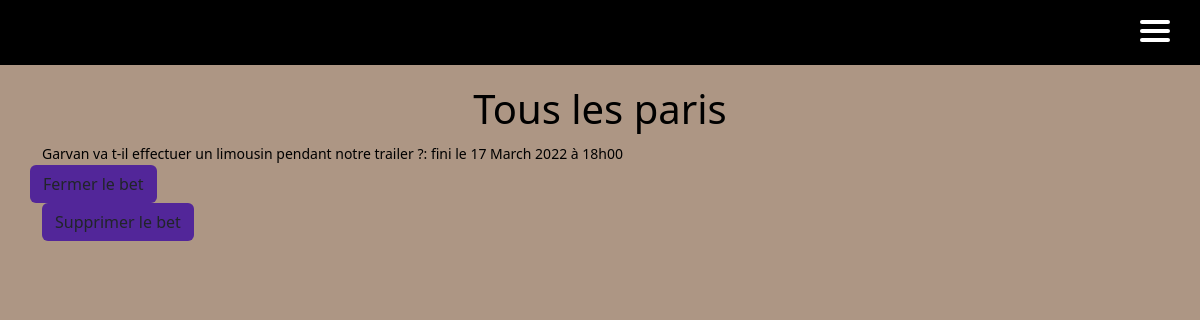
The app's page /staff/betSuperUser/ (signed in), older data.
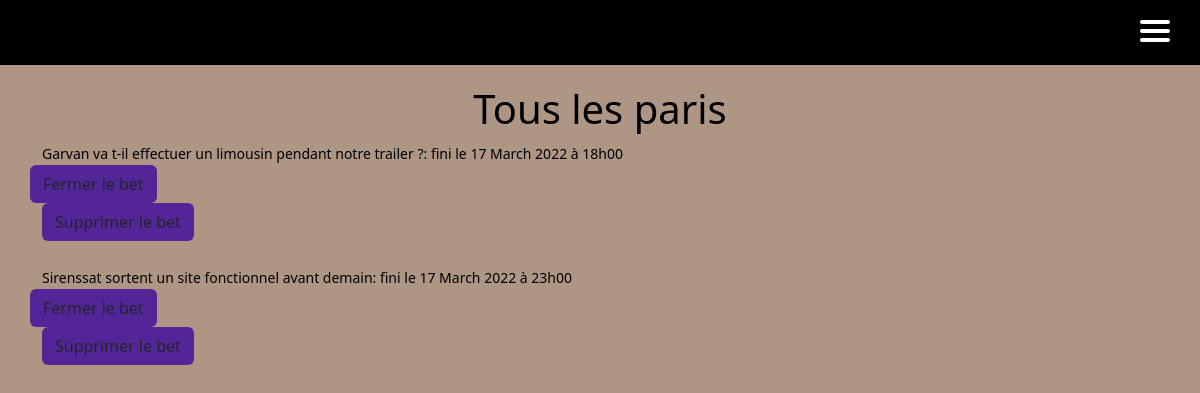
The same page, newer data.
### main_app/models.py (models this page shows)
class Bets(models.Model):
    id = models.AutoField(primary_key=True, unique=True)
    bet_name = models.CharField(max_length=256, unique=True)
    win_rate = models.DecimalField(max_digits=4, decimal_places=2, default=2.00)
    win_vote = models.IntegerField(default=0)
    win_gains = models.DecimalField(max_digits=12, decimal_places=2, default=1.00)
    win_name = models.CharField(max_length=128, null=False, default="Oui")
    lose_rate = models.DecimalField(max_digits=4, decimal_places=2, default=2.00)
    lose_vote = models.IntegerField(default=0)
    lose_gains = models.DecimalField(max_digits=12, decimal_places=2, default=1.00)
    lose_name = models.CharField(max_length=128, null=False, default="Non")
    created = models.DateTimeField(auto_now_add=True)
    ended = models.DateTimeField(help_text='YYYY-MM-DD HH:MM:SS')
    visible = models.BooleanField(default=False)
    closed_bet = models.BooleanField(default=False)
    RESULT = (
        ('W', 'Win'),
        ('L', 'Lose')
    )
    result = models.CharField(max_length=1, choices=RESULT, blank=False)

### main_app/views.py (the view)
# urls.py: path("staff/betSuperUser/", views.suBets, name="suBets"),
def suBets(request):
    try:
        user = User.objects.get(pk=request.user.id)
    except User.DoesNotExist:
        user = None
    if user is not None:
        bets = Bets.objects.all()
        return render(request, "bets/suBets.html", {"user": user, "bets": bets})
    else:
        messages.error(request, "Vous devez être connecté")

### templates/bets/suBets.html (shortened to what this page needs)
{% extends 'main.html' %}
{% block content %}
{% load bootstrap5 %}
{% bootstrap_css %}
{% include 'nav.html' %}
{% if user.is_superuser %}
    <div class="container">
        <h1 style="text-align: center; margin-top:20px">Tous les paris</h1>
        {% for bet in bets %}
            <small>{{ bet.bet_name }}: fini le {{bet.ended | date:"d"}} {{bet.ended  | date:"F"}} {{bet.ended  | date:"o"}} à {{bet.ended | date:"H"}}h{{bet.ended | date:"i"}}</small> <br>
            {% if not bet.closed_bet %}
                <a class="row btn" style="background-color: #522699" href="{% url "closeBet" id_bet=bet.id %}" id="closeBet{{ bet.id }}">
                    Fermer le bet
                </a> <br>
            {% endif %}
            <a class="col btn" style="background-color: #522699" href="{% url "deleteBet" id_bet=bet.id %}" id="deleteBet{{ bet.id }}">
                Supprimer le bet
            </a> <br><br>
        {% endfor %}
    </div>
{% endif %}
{% endblock %}

Row changes from the older to the newer data that the page shows:
added Bets: bet_name "Sirenssat sortent un site fonctionnel avant demain", ended "17", ended "March", ended "2022", ended "23", ended "00"
